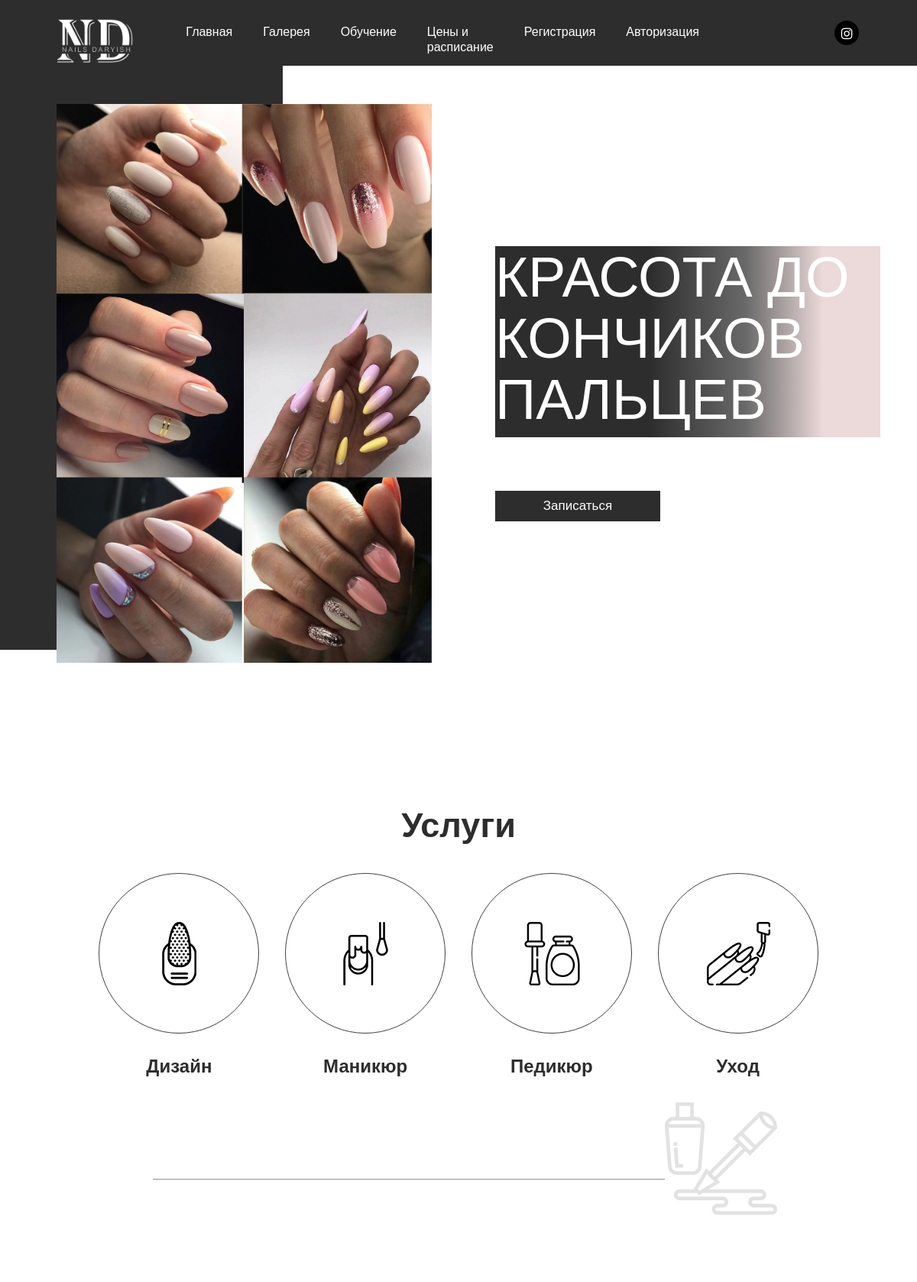
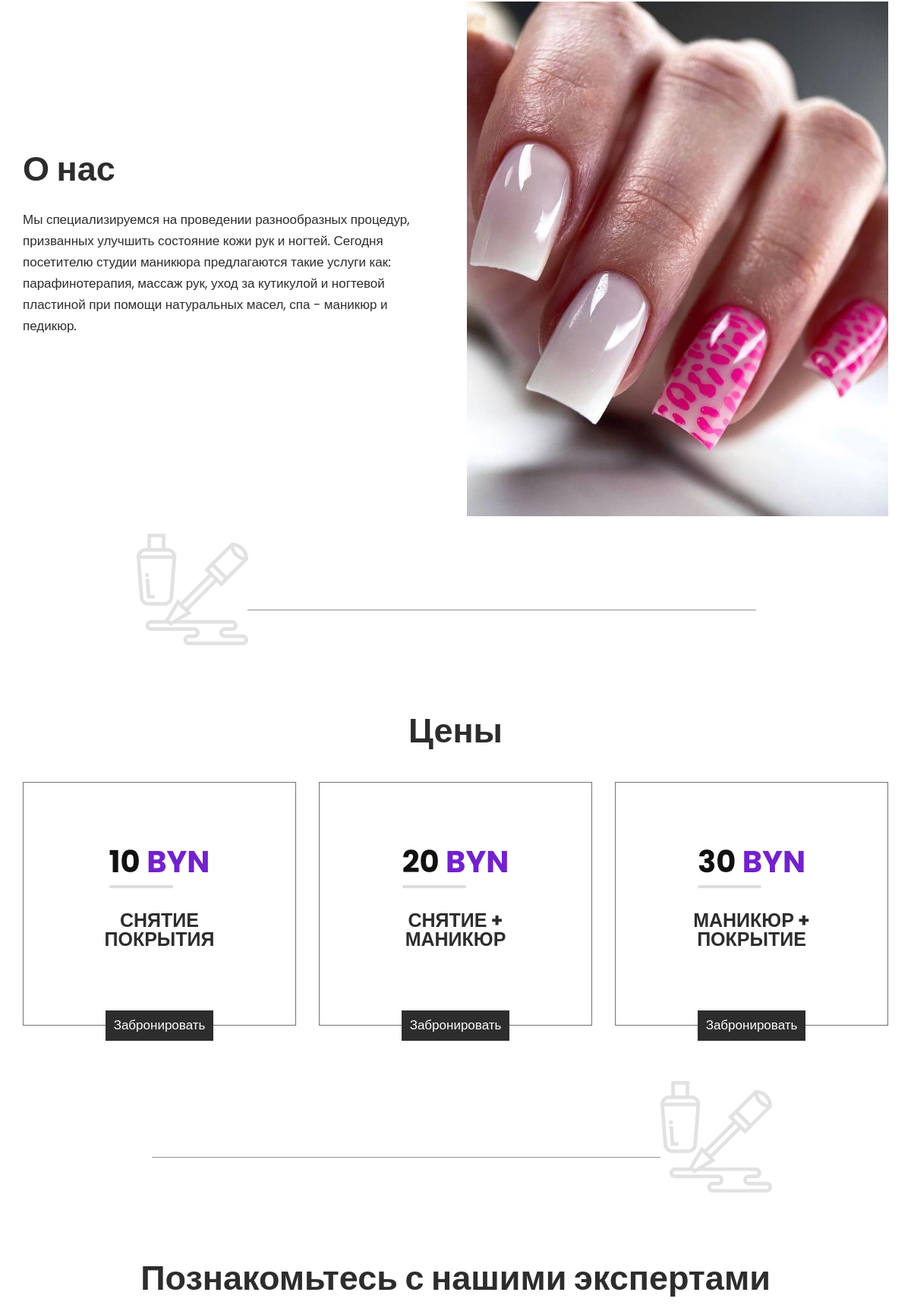
The page / (upper part) on the database its author committed (2 pictures, top to bottom).
### app.py (models this page shows, shortened)
class Prices(db.Model):
    id = db.Column(db.Integer,primary_key=True)
    title = db.Column(db.String(100))
    price = db.Column(db.Integer)
    order_id = db.relationship('Orders', backref='prices', lazy='dynamic')

### app.py (the view)
@app.route('/', methods=['GET', 'POST'])
def index():
    prices = Prices.query.all()
    return render_template("index.html",prices=prices)

### app.py (called while the page is built)
@app.context_processor
def inject_user():
    def get_user_name():
        if 'name' in session:
            return User.query.filter_by(email=session['name']).first()
    return dict(active_user=get_user_name())

@app.context_processor
def inject_user():
    return dict(
    category=db.session.query(Articles.category).distinct().all(),
    )

### templates/index.html (shortened to what this page needs)
{% extends 'base.html' %}
{% block main %}
      <section class="banner_main">
         <div id="myCarousel" class="carousel slide banner1" data-ride="carousel">
            <div class="carousel-inner">
               <div class="carousel-item active">
                  <div class="container-fluid">
                     <div class="carousel-caption relative">
                        <div class="row d_flex">
                           <div class="col-md-6">
                              <img class="bann_img" src="../static/images/main.jpg"  alt="#"/>
                           </div>
                           <div class="col-md-6 p-5">
                              <h1 class="text-white gradient">КРАСОТА ДО КОНЧИКОВ ПАЛЬЦЕВ</h1>
                              <p></p>
                              <a class="get_btn" href="/pricing" role="button">Записаться</a>
                           </div>
                        </div>
                     </div>
                  </div>
               </div>
            </div>
         </div>
      </section>
      <div class="we_do slin">
         <div class="container">
            <div class="row">
               <div class="col-md-12">
                  <div class="titlepage">
                     <h2>Услуги </h2>
                  </div>
               </div>
            </div>
            <div class="row">
               <div class="col-lg-10 offset-lg-1 col-md-12">
                  <div class="row">
                     <div class="col-md-3 col-sm-6">
                        <div data-toggle="modal" style="cursor: pointer;" data-target="#exampleModal1" class="we_box">
                           <i><img src="../static/images/weicon1.png"  alt="#"/></i>
                           <h3>Дизайн</h3>
                        </div>
                     </div>
                     <div class="col-md-3 col-sm-6">
                        <div data-toggle="modal" style="cursor: pointer;" data-target="#exampleModal2" class="we_box">
                           <i><img src="../static/images/weicon2.png" alt="#"/></i>
                           <h3>Маникюр</h3>
                        </div>
                     </div>
                     <div class="col-md-3 col-sm-6">
                        <div data-toggle="modal" style="cursor: pointer;" data-target="#exampleModal3" class="we_box">
                           <i><img src="../static/images/weicon3.png" alt="#"/></i>
                           <h3>Педикюр</h3>
                        </div>
                     </div>
                     <div class="col-md-3 col-sm-6">
                        <div class="we_box" data-toggle="modal" style="cursor: pointer;" data-target="#exampleModal4" >
                           <i><img src="../static/images/weicon4.png" alt="#"/></i>
                           <h3>Уход</h3>
                        </div>
                     </div>
                  </div>
               </div>
            </div>
         </div>
      </div>
      <div class="about slin2">
         <div class="container">
            <div class="row d_flex">
               <div class="col-md-6">
                  <div class="titlepage">
                     <h2>О нас</h2>
                     <p>Мы специализируемся на проведении разнообразных процедур, призванных улучшить состояние кожи рук и ногтей. Сегодня посетителю студии маникюра предлагаются такие услуги как: парафинотерапия, массаж рук, уход за кутикулой и ногтевой пластиной при помощи натуральных масел, спа - маникюр и педикюр.</p>
                  </div>
               </div>
               <div class="col-md-6">
                  <div class="about_img">
                     <figure><img src="../static/images/about.jpg" alt="#"/></figure>
                  </div>
               </div>
            </div>
         </div>
      </div>
      <div  class="pricing slin">
         <div class="container">
            <div class="row">
               <div class="col-md-12">
                  <div class="titlepage">
                     <h2>Цены</h2>
                  </div>
               </div>
            </div>
            <div class="row">
               {%for price in prices%}
               <div class="col-md-4">
                  <div class="pricing_box">
                     <div class="pricing_box_ti">
                        <h3> {{price.price}} <span> BYN </span><strong></strong></h3>
                     </div>
                     <div class="our_pricing">
                        <span>{{price.title}}</span>
                     </div>
                  </div>
                  <a class="read_more mar_top" href="/pricing"> Забронировать</a>
               </div>
              {%endfor%}
            </div>
         </div>
      </div>
      <div  class="experts slin2">
         <div class="container">
            <div class="row">
               <div class="col-md-12">
                  <div class="titlepage">
                     <h2>Познакомьтесь с нашими экспертами</h2>
                  </div>
               </div>
            </div>
         </div>
      </div>
      {% endblock %}

### static/css/icomoon.css (style rules this page uses)
body { background: #fff; }

### rows shown on the page
Prices: price "10", title "СНЯТИЕ ПОКРЫТИЯ"
Prices: price "20", title "СНЯТИЕ + МАНИКЮР"
Prices: price "30", title "МАНИКЮР + ПОКРЫТИЕ"
